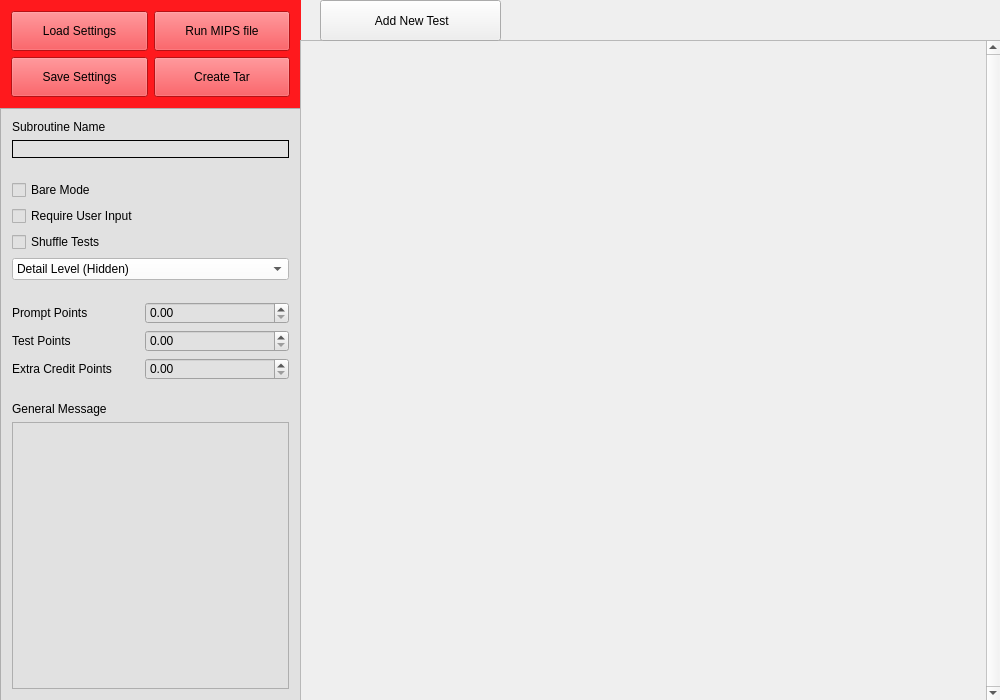
<?xml version="1.0" encoding="UTF-8"?>
<ui version="4.0">
 <class>MainWindow</class>
 <widget class="QMainWindow" name="MainWindow">
  <property name="enabled">
   <bool>true</bool>
  </property>
  <property name="geometry">
   <rect>
    <x>0</x>
    <y>0</y>
    <width>1000</width>
    <height>700</height>
   </rect>
  </property>
  <property name="windowTitle">
   <string>MainWindow</string>
  </property>
  <property name="styleSheet">
   <string notr="true">font: 11pt &quot;Sans Serif&quot;;</string>
  </property>
  <widget class="QWidget" name="centralWidget">
   <widget class="QFrame" name="frame">
    <property name="geometry">
     <rect>
      <x>0</x>
      <y>0</y>
      <width>301</width>
      <height>701</height>
     </rect>
    </property>
    <property name="sizePolicy">
     <sizepolicy hsizetype="Preferred" vsizetype="Preferred">
      <horstretch>0</horstretch>
      <verstretch>255</verstretch>
     </sizepolicy>
    </property>
    <property name="styleSheet">
     <string notr="true">background-color: rgb(225, 225, 225);</string>
    </property>
    <layout class="QVBoxLayout" name="verticalLayout">
     <property name="spacing">
      <number>0</number>
     </property>
     <property name="leftMargin">
      <number>0</number>
     </property>
     <property name="topMargin">
      <number>0</number>
     </property>
     <property name="rightMargin">
      <number>0</number>
     </property>
     <property name="bottomMargin">
      <number>0</number>
     </property>
     <item>
      <widget class="QFrame" name="frame_2">
       <property name="styleSheet">
        <string notr="true">background-color: rgb(255, 25, 29);</string>
       </property>
       <layout class="QGridLayout" name="gridLayout_2">
        <item row="0" column="0">
         <widget class="QPushButton" name="loadSettingsBtn">
          <property name="sizePolicy">
           <sizepolicy hsizetype="Preferred" vsizetype="Preferred">
            <horstretch>0</horstretch>
            <verstretch>0</verstretch>
           </sizepolicy>
          </property>
          <property name="minimumSize">
           <size>
            <width>0</width>
            <height>40</height>
           </size>
          </property>
          <property name="text">
           <string>Load Settings</string>
          </property>
         </widget>
        </item>
        <item row="0" column="1">
         <widget class="QPushButton" name="RunMipsBtn">
          <property name="sizePolicy">
           <sizepolicy hsizetype="Preferred" vsizetype="Preferred">
            <horstretch>0</horstretch>
            <verstretch>0</verstretch>
           </sizepolicy>
          </property>
          <property name="text">
           <string>Run MIPS file</string>
          </property>
         </widget>
        </item>
        <item row="1" column="0">
         <widget class="QPushButton" name="SaveSettingsBtn">
          <property name="sizePolicy">
           <sizepolicy hsizetype="Preferred" vsizetype="Preferred">
            <horstretch>0</horstretch>
            <verstretch>0</verstretch>
           </sizepolicy>
          </property>
          <property name="minimumSize">
           <size>
            <width>0</width>
            <height>40</height>
           </size>
          </property>
          <property name="text">
           <string>Save Settings</string>
          </property>
         </widget>
        </item>
        <item row="1" column="1">
         <widget class="QPushButton" name="CreateTarBtn">
          <property name="sizePolicy">
           <sizepolicy hsizetype="Preferred" vsizetype="Preferred">
            <horstretch>0</horstretch>
            <verstretch>0</verstretch>
           </sizepolicy>
          </property>
          <property name="text">
           <string>Create Tar</string>
          </property>
         </widget>
        </item>
       </layout>
      </widget>
     </item>
     <item>
      <widget class="QScrollArea" name="scrollArea">
       <property name="horizontalScrollBarPolicy">
        <enum>Qt::ScrollBarAlwaysOff</enum>
       </property>
       <property name="widgetResizable">
        <bool>true</bool>
       </property>
       <widget class="QWidget" name="scrollAreaWidgetContents">
        <property name="geometry">
         <rect>
          <x>0</x>
          <y>0</y>
          <width>299</width>
          <height>595</height>
         </rect>
        </property>
        <layout class="QFormLayout" name="formLayout">
         <item row="0" column="0">
          <widget class="QLabel" name="label">
           <property name="text">
            <string>Subroutine Name</string>
           </property>
          </widget>
         </item>
         <item row="1" column="0" colspan="2">
          <widget class="QLineEdit" name="subroutine_name">
           <property name="styleSheet">
            <string notr="true">border-style: outset;
border-color: black;
border-width: 1px;
</string>
           </property>
           <property name="clearButtonEnabled">
            <bool>false</bool>
           </property>
          </widget>
         </item>
         <item row="2" column="0">
          <spacer name="verticalSpacer_2">
           <property name="orientation">
            <enum>Qt::Vertical</enum>
           </property>
           <property name="sizeType">
            <enum>QSizePolicy::Fixed</enum>
           </property>
           <property name="sizeHint" stdset="0">
            <size>
             <width>20</width>
             <height>10</height>
            </size>
           </property>
          </spacer>
         </item>
         <item row="3" column="0">
          <widget class="QCheckBox" name="BareMode">
           <property name="text">
            <string>Bare Mode</string>
           </property>
           <property name="checked">
            <bool>false</bool>
           </property>
          </widget>
         </item>
         <item row="4" column="0">
          <widget class="QCheckBox" name="RequireUserInput">
           <property name="autoFillBackground">
            <bool>false</bool>
           </property>
           <property name="styleSheet">
            <string notr="true"/>
           </property>
           <property name="text">
            <string>Require User Input</string>
           </property>
           <property name="checked">
            <bool>false</bool>
           </property>
          </widget>
         </item>
         <item row="5" column="0" colspan="2">
          <widget class="QCheckBox" name="Shuffle">
           <property name="text">
            <string>Shuffle Tests</string>
           </property>
          </widget>
         </item>
         <item row="7" column="0">
          <spacer name="verticalSpacer">
           <property name="orientation">
            <enum>Qt::Vertical</enum>
           </property>
           <property name="sizeType">
            <enum>QSizePolicy::Fixed</enum>
           </property>
           <property name="sizeHint" stdset="0">
            <size>
             <width>20</width>
             <height>10</height>
            </size>
           </property>
          </spacer>
         </item>
         <item row="8" column="0">
          <widget class="QLabel" name="label_2">
           <property name="text">
            <string>Prompt Points</string>
           </property>
          </widget>
         </item>
         <item row="8" column="1">
          <widget class="QDoubleSpinBox" name="PromptPoints">
           <property name="minimumSize">
            <size>
             <width>0</width>
             <height>0</height>
            </size>
           </property>
           <property name="maximumSize">
            <size>
             <width>16777215</width>
             <height>16777215</height>
            </size>
           </property>
           <property name="specialValueText">
            <string/>
           </property>
           <property name="prefix">
            <string/>
           </property>
           <property name="maximum">
            <double>999.990000000000009</double>
           </property>
          </widget>
         </item>
         <item row="9" column="0">
          <widget class="QLabel" name="label_3">
           <property name="text">
            <string>Test Points</string>
           </property>
          </widget>
         </item>
         <item row="9" column="1">
          <widget class="QDoubleSpinBox" name="TestPoints">
           <property name="maximumSize">
            <size>
             <width>16777215</width>
             <height>16777215</height>
            </size>
           </property>
           <property name="specialValueText">
            <string/>
           </property>
           <property name="maximum">
            <double>999.990000000000009</double>
           </property>
          </widget>
         </item>
         <item row="10" column="0">
          <widget class="QLabel" name="label_4">
           <property name="text">
            <string>Extra Credit Points</string>
           </property>
          </widget>
         </item>
         <item row="10" column="1">
          <widget class="QDoubleSpinBox" name="EC_TestPoints">
           <property name="maximumSize">
            <size>
             <width>16777215</width>
             <height>16777215</height>
            </size>
           </property>
           <property name="specialValueText">
            <string/>
           </property>
           <property name="maximum">
            <double>999.990000000000009</double>
           </property>
          </widget>
         </item>
         <item row="11" column="0">
          <spacer name="verticalSpacer_3">
           <property name="orientation">
            <enum>Qt::Vertical</enum>
           </property>
           <property name="sizeType">
            <enum>QSizePolicy::Fixed</enum>
           </property>
           <property name="sizeHint" stdset="0">
            <size>
             <width>20</width>
             <height>10</height>
            </size>
           </property>
          </spacer>
         </item>
         <item row="12" column="0">
          <widget class="QLabel" name="label_5">
           <property name="text">
            <string>General Message</string>
           </property>
          </widget>
         </item>
         <item row="13" column="0" colspan="2">
          <widget class="QTextEdit" name="message">
           <property name="sizePolicy">
            <sizepolicy hsizetype="Expanding" vsizetype="Minimum">
             <horstretch>0</horstretch>
             <verstretch>190</verstretch>
            </sizepolicy>
           </property>
          </widget>
         </item>
         <item row="6" column="0" colspan="2">
          <widget class="QComboBox" name="ShowLevel">
           <property name="sizePolicy">
            <sizepolicy hsizetype="Preferred" vsizetype="Preferred">
             <horstretch>0</horstretch>
             <verstretch>0</verstretch>
            </sizepolicy>
           </property>
           <property name="minimumSize">
            <size>
             <width>0</width>
             <height>0</height>
            </size>
           </property>
           <property name="maximumSize">
            <size>
             <width>10000</width>
             <height>16777215</height>
            </size>
           </property>
           <property name="styleSheet">
            <string notr="true">background-color: rgb(255, 255, 255);
selection-background-color: rgb(232, 232, 232);
selection-color: rgb(118, 0, 1);</string>
           </property>
           <item>
            <property name="text">
             <string>Detail Level (Hidden)</string>
            </property>
           </item>
           <item>
            <property name="text">
             <string>Show Only Output</string>
            </property>
           </item>
           <item>
            <property name="text">
             <string>Show Full Details</string>
            </property>
           </item>
          </widget>
         </item>
        </layout>
       </widget>
      </widget>
     </item>
    </layout>
   </widget>
   <widget class="QScrollArea" name="testScroll">
    <property name="geometry">
     <rect>
      <x>300</x>
      <y>40</y>
      <width>701</width>
      <height>661</height>
     </rect>
    </property>
    <property name="sizePolicy">
     <sizepolicy hsizetype="Preferred" vsizetype="Preferred">
      <horstretch>0</horstretch>
      <verstretch>0</verstretch>
     </sizepolicy>
    </property>
    <property name="styleSheet">
     <string notr="true"/>
    </property>
    <property name="verticalScrollBarPolicy">
     <enum>Qt::ScrollBarAlwaysOn</enum>
    </property>
    <property name="horizontalScrollBarPolicy">
     <enum>Qt::ScrollBarAsNeeded</enum>
    </property>
    <property name="widgetResizable">
     <bool>true</bool>
    </property>
    <widget class="QWidget" name="testScrollArea">
     <property name="geometry">
      <rect>
       <x>0</x>
       <y>0</y>
       <width>685</width>
       <height>659</height>
      </rect>
     </property>
     <property name="sizePolicy">
      <sizepolicy hsizetype="Preferred" vsizetype="Preferred">
       <horstretch>0</horstretch>
       <verstretch>0</verstretch>
      </sizepolicy>
     </property>
     <property name="sizeIncrement">
      <size>
       <width>2</width>
       <height>0</height>
      </size>
     </property>
     <layout class="QVBoxLayout" name="allTests">
      <property name="spacing">
       <number>0</number>
      </property>
      <property name="sizeConstraint">
       <enum>QLayout::SetNoConstraint</enum>
      </property>
      <property name="leftMargin">
       <number>0</number>
      </property>
      <property name="topMargin">
       <number>6</number>
      </property>
      <property name="rightMargin">
       <number>0</number>
      </property>
      <property name="bottomMargin">
       <number>0</number>
      </property>
     </layout>
    </widget>
   </widget>
   <widget class="QPushButton" name="AddTestButton">
    <property name="geometry">
     <rect>
      <x>320</x>
      <y>0</y>
      <width>181</width>
      <height>41</height>
     </rect>
    </property>
    <property name="text">
     <string> Add New Test</string>
    </property>
    <property name="icon">
     <iconset>
      <normaloff>Icons/add.png</normaloff>Icons/add.png</iconset>
    </property>
    <property name="iconSize">
     <size>
      <width>25</width>
      <height>25</height>
     </size>
    </property>
   </widget>
  </widget>
 </widget>
 <layoutdefault spacing="6" margin="11"/>
 <resources/>
 <connections/>
</ui>
